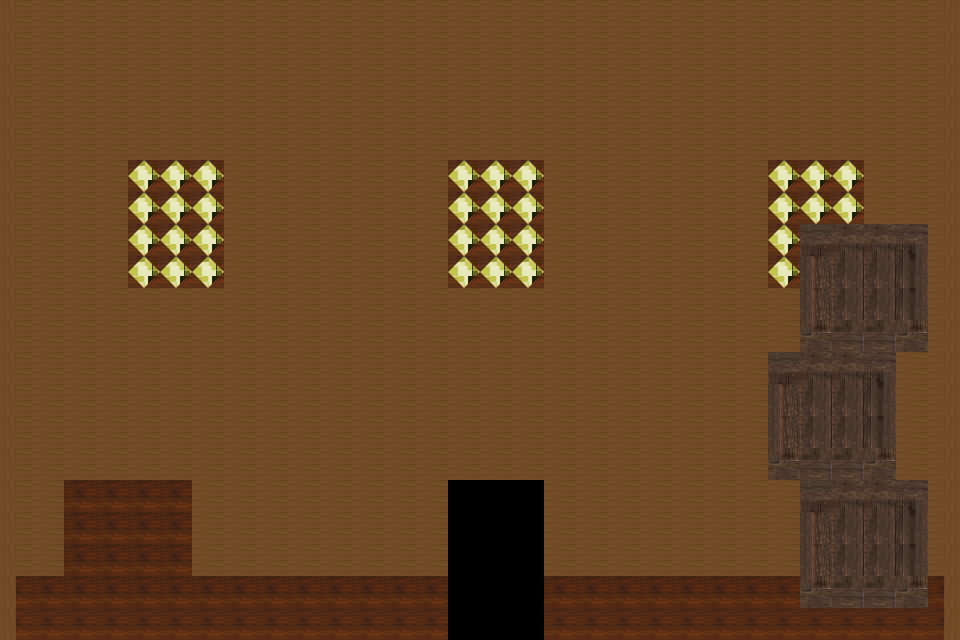

The image is a tile-based game level rendered from a .tmx file. Its description and source (layers, tilesets, objects; grid data summarised) follow:
An orthogonal 30x20 tile map with 32x32 px tiles, 10 tile layers (back800, backbackground, back128, uninteractable, ...), 3 tilesets and 1 object.

<map version="1.0" orientation="orthogonal" renderorder="right-down" width="30" height="20" tilewidth="32" tileheight="32" nextobjectid="3">
 <tileset firstgid="1" name="tiles32" tilewidth="32" tileheight="32" tilecount="256">
  <image source="level.png" width="1024" height="256" />
  <tile id="4">
   <properties>
    <property name="type" value="STAIRS" />
   </properties>
  </tile>
  <tile id="5">
   <properties>
    <property name="type" value="STAIRS" />
   </properties>
  </tile>
  <tile id="43">
   <properties>
    <property name="smokegen" value="" />
   </properties>
  </tile>
 </tileset>
 <tileset firstgid="257" name="tiles128" tilewidth="128" tileheight="128" tilecount="128">
  <image source="level128.png" width="1024" height="2048" />
 </tileset>
 <tileset firstgid="385" name="tilesBGF" tilewidth="128" tileheight="128" tilecount="256">
  <image source="level800.png" width="2048" height="2048" />
 </tileset>
 <layer name="back800" width="30" height="20">
  <properties>
   <property name="128" value="" />
   <property name="bg" value="" />
  </properties>
  <data>[600 cells, 0 non-empty, 0 distinct tile ids]</data>
 </layer>
 <layer name="backbackground" width="30" height="20">
  <properties>
   <property name="" value="" />
  </properties>
  <data>[600 cells, 0 non-empty, 0 distinct tile ids]</data>
 </layer>
 <layer name="back128" width="30" height="20">
  <properties>
   <property name="128" value="" />
  </properties>
  <data>[600 cells, 0 non-empty, 0 distinct tile ids]</data>
 </layer>
 <layer name="uninteractable" width="30" height="20">
  <data>[600 cells, 522 non-empty, 3 distinct tile ids]</data>
 </layer>
 <layer name="dynamicbackground" width="30" height="20">
  <properties>
   <property name="dynamic" value="" />
  </properties>
  <data>[600 cells, 48 non-empty, 8 distinct tile ids]</data>
 </layer>
 <layer name="platforms" width="30" height="20">
  <properties>
   <property name="PLATFORMS" value="" />
   <property name="collide" value="" />
  </properties>
  <data>[600 cells, 60 non-empty, 2 distinct tile ids]</data>
 </layer>
 <layer name="walls" width="30" height="20">
  <properties>
   <property name="WALLS" value="" />
   <property name="collide" value="" />
   <property name="player" value="" />
  </properties>
  <data>[600 cells, 40 non-empty, 2 distinct tile ids]</data>
 </layer>
 <layer name="foregroundTrans" width="30" height="20">
  <data>[600 cells, 0 non-empty, 0 distinct tile ids]</data>
 </layer>
 <layer name="foreground" width="30" height="20">
  <data>[600 cells, 15 non-empty, 1 distinct tile ids]</data>
 </layer>
 <layer name="dynamicforeground" width="30" height="20">
  <properties>
   <property name="dynamic" value="" />
  </properties>
  <data>[600 cells, 0 non-empty, 0 distinct tile ids]</data>
 </layer>
 <objectgroup name="DOORS" visible="0">
  <object id="2" x="446" y="463" width="120" height="173">
   <properties>
    <property name="to_level" value="1" />
   </properties>
  </object>
 </objectgroup>
</map>